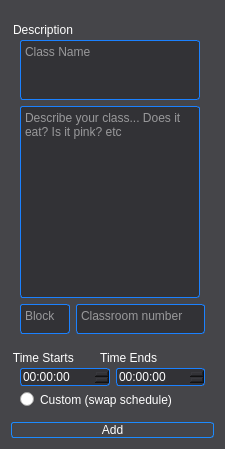
         <widget class="QGroupBox" name="scheduleDiv">
          <property name="maximumSize">
           <size>
            <width>225</width>
            <height>16777215</height>
           </size>
          </property>
          <property name="styleSheet">
           <string notr="true">QGroupBox{
	border-radius:10px;
	padding-top:10px;
	background:rgb(69, 69, 73);
	color:rgb(255, 255, 255);
}
QRadioButton{
	color:rgb(255, 255, 255);
	border-radius:3px;
}
QPushButton{
	color: rgb(255, 255, 255);
	border-radius:3px;
	border: 1px solid rgb(28, 139, 255);
}
QTextEdit{
	border-radius: 3px;
	border: 1px solid rgb(27, 129, 255);
	background: rgb(50, 50, 54);
	color: rgb(255, 255, 255);
}
QDateTimeEdit:drop-down{
	border: 0px;
	background:rgb(90, 151, 255);
}
QDateTimeEdit{
	border-radius: 3px;
	border: 1px solid rgb(27, 129, 255);
	background: rgb(50, 50, 54);
	color: rgb(255, 255, 255);
}
QDateTimeEdit:hover{
	border:1px solid rgb(255, 247, 118);
}
QTextEdit:hover{
	border:1px solid rgb(255, 247, 118);
}
QRadioButton:hover{
	border:1px solid rgb(255, 247, 118);
}</string>
          </property>
          <property name="title">
           <string/>
          </property>
          <layout class="QVBoxLayout" name="verticalLayout_11">
           <item>
            <widget class="QGroupBox" name="NewClassGroup">
             <property name="title">
              <string>Description</string>
             </property>
             <layout class="QGridLayout" name="gridLayout_2">
              <item row="2" column="1">
               <widget class="QTextEdit" name="newClassroomNum">
                <property name="maximumSize">
                 <size>
                  <width>141</width>
                  <height>30</height>
                 </size>
                </property>
                <property name="cursor" stdset="0">
                 <cursorShape>IBeamCursor</cursorShape>
                </property>
                <property name="placeholderText">
                 <string>Classroom number</string>
                </property>
               </widget>
              </item>
              <item row="0" column="0" colspan="2">
               <widget class="QTextEdit" name="newClassName_2">
                <property name="maximumSize">
                 <size>
                  <width>180</width>
                  <height>60</height>
                 </size>
                </property>
                <property name="cursor" stdset="0">
                 <cursorShape>IBeamCursor</cursorShape>
                </property>
                <property name="html">
                 <string>&lt;!DOCTYPE HTML PUBLIC &quot;-//W3C//DTD HTML 4.0//EN&quot; &quot;http://www.w3.org/TR/REC-html40/strict.dtd&quot;&gt;
&lt;html&gt;&lt;head&gt;&lt;meta name=&quot;qrichtext&quot; content=&quot;1&quot; /&gt;&lt;style type=&quot;text/css&quot;&gt;
p, li { white-space: pre-wrap; }
&lt;/style&gt;&lt;/head&gt;&lt;body style=&quot; font-family:'.AppleSystemUIFont'; font-size:13pt; font-weight:400; font-style:normal;&quot;&gt;
&lt;p style=&quot;-qt-paragraph-type:empty; margin-top:0px; margin-bottom:0px; margin-left:0px; margin-right:0px; -qt-block-indent:0; text-indent:0px;&quot;&gt;&lt;br /&gt;&lt;/p&gt;&lt;/body&gt;&lt;/html&gt;</string>
                </property>
                <property name="placeholderText">
                 <string>Class Name</string>
                </property>
               </widget>
              </item>
              <item row="1" column="0" colspan="2">
               <widget class="QTextEdit" name="newClassDesc">
                <property name="maximumSize">
                 <size>
                  <width>180</width>
                  <height>16777215</height>
                 </size>
                </property>
                <property name="cursor" stdset="0">
                 <cursorShape>IBeamCursor</cursorShape>
                </property>
                <property name="html">
                 <string>&lt;!DOCTYPE HTML PUBLIC &quot;-//W3C//DTD HTML 4.0//EN&quot; &quot;http://www.w3.org/TR/REC-html40/strict.dtd&quot;&gt;
&lt;html&gt;&lt;head&gt;&lt;meta name=&quot;qrichtext&quot; content=&quot;1&quot; /&gt;&lt;style type=&quot;text/css&quot;&gt;
p, li { white-space: pre-wrap; }
&lt;/style&gt;&lt;/head&gt;&lt;body style=&quot; font-family:'.AppleSystemUIFont'; font-size:13pt; font-weight:400; font-style:normal;&quot;&gt;
&lt;p style=&quot;-qt-paragraph-type:empty; margin-top:0px; margin-bottom:0px; margin-left:0px; margin-right:0px; -qt-block-indent:0; text-indent:0px;&quot;&gt;&lt;br /&gt;&lt;/p&gt;&lt;/body&gt;&lt;/html&gt;</string>
                </property>
                <property name="placeholderText">
                 <string>Describe your class... Does it eat? Is it pink? etc </string>
                </property>
               </widget>
              </item>
              <item row="2" column="0">
               <widget class="QTextEdit" name="newBlock">
                <property name="maximumSize">
                 <size>
                  <width>50</width>
                  <height>30</height>
                 </size>
                </property>
                <property name="cursor" stdset="0">
                 <cursorShape>IBeamCursor</cursorShape>
                </property>
                <property name="placeholderText">
                 <string>Block</string>
                </property>
               </widget>
              </item>
             </layout>
            </widget>
           </item>
           <item>
            <widget class="QGroupBox" name="classstartdonetime">
             <property name="title">
              <string>Time Starts        Time Ends</string>
             </property>
             <layout class="QGridLayout" name="gridLayout_3">
              <item row="0" column="0">
               <widget class="QTimeEdit" name="starts">
                <property name="cursor">
                 <cursorShape>OpenHandCursor</cursorShape>
                </property>
               </widget>
              </item>
              <item row="0" column="1">
               <widget class="QTimeEdit" name="done">
                <property name="cursor">
                 <cursorShape>OpenHandCursor</cursorShape>
                </property>
               </widget>
              </item>
              <item row="1" column="0" colspan="2">
               <widget class="QRadioButton" name="isunusual">
                <property name="cursor">
                 <cursorShape>OpenHandCursor</cursorShape>
                </property>
                <property name="text">
                 <string>Custom (swap schedule)</string>
                </property>
               </widget>
              </item>
             </layout>
            </widget>
           </item>
           <item>
            <widget class="QPushButton" name="newAddS">
             <property name="cursor">
              <cursorShape>OpenHandCursor</cursorShape>
             </property>
             <property name="text">
              <string>Add</string>
             </property>
            </widget>
           </item>
          </layout>
         </widget>
